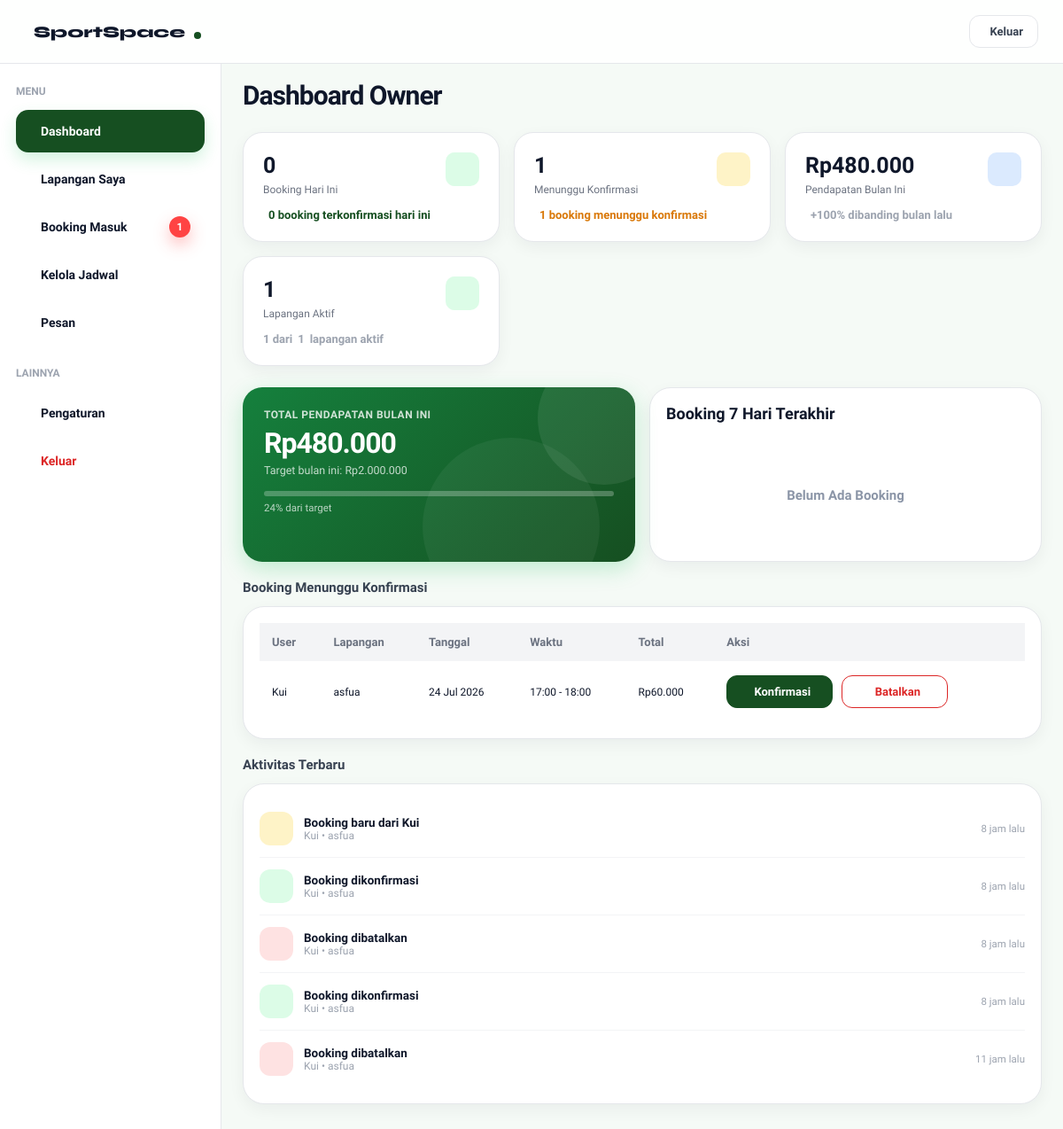
The app's page /dashboard-owner.php (signed in) with its own data.
### tables this page shows
CREATE TABLE `booking` (
  `booking_id` int(11) NOT NULL,
  `user_id` int(11) NOT NULL,
  `field_id` int(11) NOT NULL,
  `tanggal` date NOT NULL,
  `jam_mulai` time NOT NULL,
  `jam_selesai` time NOT NULL,
  `status` enum('tertunda','terkonfirmasi','ditolak','dibatalkan','selesai') NOT NULL DEFAULT 'tertunda',
  `created_at` timestamp NOT NULL DEFAULT current_timestamp(),
  `booking_code` varchar(20) DEFAULT NULL,
  `metode_pembayaran` varchar(30) DEFAULT NULL,
  `bank` varchar(30) DEFAULT NULL,
  `total` decimal(12,2) NOT NULL
);

CREATE TABLE `users` (
  `user_id` int(11) NOT NULL,
  `nama` varchar(50) NOT NULL,
  `email` varchar(100) NOT NULL,
  `telepon` varchar(15) NOT NULL,
  `password` varchar(255) NOT NULL,
  `role` enum('user','admin','owner') NOT NULL DEFAULT 'user',
  `aktif` enum('aktif','nonaktif') NOT NULL DEFAULT 'aktif',
  `created_at` timestamp NOT NULL DEFAULT current_timestamp()
);

CREATE TABLE `fields` (
  `field_id` int(11) NOT NULL,
  `owner_id` int(11) DEFAULT NULL,
  `nama_lapangan` varchar(100) NOT NULL,
  `jenis` varchar(50) NOT NULL,
  `harga` decimal(10,2) NOT NULL,
  `status` enum('tersedia','penuh') NOT NULL DEFAULT 'tersedia',
  `lokasi` varchar(255) DEFAULT NULL,
  `gambar` varchar(255) DEFAULT NULL,
  `deskripsi` text DEFAULT NULL,
  `owner_name` varchar(100) DEFAULT NULL,
  `owner_phone` varchar(20) DEFAULT NULL,
  `owner_address` varchar(255) DEFAULT NULL,
  `jam_operasional` varchar(50) DEFAULT NULL,
  `kapasitas` int(11) DEFAULT NULL,
  `jenis_lantai` varchar(50) DEFAULT NULL,
  `fasilitas` text DEFAULT NULL,
  `maps_link` text DEFAULT NULL,
  `google_maps_url` text DEFAULT NULL,
  `verifikasi` enum('pending','diterima','ditolak') NOT NULL DEFAULT 'pending',
  `durasi_slot` int(11) NOT NULL DEFAULT 1,
  `hari_libur` text DEFAULT NULL,
  `aktif` enum('aktif','nonaktif') NOT NULL
);

### dashboard-owner.php (the view, shortened to what the rows shown need)
<?php
include "get-jadwal-info.php";
include "get-pending-booking.php";
include "get-owner-activity.php";
include "helper-time.php";
?>
<!DOCTYPE html>
<html lang="id">
<head>
  <link rel="stylesheet" href="owner.css">
  <link rel="stylesheet" href="https://cdn.jsdelivr.net/npm/@tabler/icons-webfont@3.31.0/dist/tabler-icons.min.css">
</head>
<body>
  <div class="dashboard-layout">
    <main class="dashboard-content">
      <div id="section-dashboard" style="display:none;">
        <h1 class="page-title">Dashboard Owner</h1>
        <h2 class="section-h2">
          Booking Menunggu Konfirmasi
        </h2>
        <div class="card">
          <div class="overflow-x-auto">
            <table class="table">
              <thead>
                <tr>
                  <th>User</th>
                  <th>Lapangan</th>
                  <th>Tanggal</th>
                  <th>Waktu</th>
                  <th>Total</th>
                  <th>Aksi</th>
                </tr>
              </thead>
              <tbody>
                <?php if (mysqli_num_rows($queryPendingBooking) > 0) { ?>
                  <?php while ($row = mysqli_fetch_assoc($queryPendingBooking)) { ?>
                    <tr>
                      <td><?= $row['nama']; ?></td>
                      <td><?= $row['nama_lapangan']; ?></td>
                      <td><?= date('d M Y', strtotime($row['tanggal'])); ?></td>
                      <td>
                        <?= substr($row['jam_mulai'], 0, 5); ?>
                        -
                        <?= substr($row['jam_selesai'], 0, 5); ?>
                      </td>
                      <td>
                        Rp<?= number_format($row['harga'], 0, ",", "."); ?>
                      </td>
                      <td>
                        <div class="dashboard-actions">
                          <a href="update-booking-status.php?id=<?= $row['booking_id']; ?>&status=terkonfirmasi"
                            class="btn btn-primary btn-sm" onclick="return confirm('Konfirmasi booking ini?');">
                            Konfirmasi
                          </a>
                          <a href="update-booking-status.php?id=<?= $row['booking_id']; ?>&status=dibatalkan"
                            class="btn btn-outline btn-sm btn-red"
                            onclick="return confirm('Yakin ingin menolak booking ini?');">
                            Batalkan
                          </a>
                        </div>
                      </td>
                    </tr>
                  <?php } ?>
                <?php } ?>
              </tbody>
            </table>
          </div>
        </div>
        <h2 class="section-h2"><i class="ti ti-activity icon-green"></i> Aktivitas Terbaru</h2>
        <div class="card">
          <div class="card-body">
            <?php if (mysqli_num_rows($queryActivity) > 0) { ?>
              <?php while ($row = mysqli_fetch_assoc($queryActivity)) { ?>
                <?php
                if ($row['status'] == "tertunda") {
                  $class = "act-icon-amber";
                  $judul = "Booking baru dari " . $row['nama'];
                } elseif ($row['status'] == "terkonfirmasi") {
                  $class = "act-icon-green";
                  $judul = "Booking dikonfirmasi";
                } elseif ($row['status'] == "dibatalkan") {
                  $class = "act-icon-red";
                  $judul = "Booking dibatalkan";
                } elseif ($row['status'] == "selesai") {
                  $icon = "ti-info-circle";
                  $class = "act-icon-blue";
                  $judul = "Booking selesai";
                } else {
                  $icon = "ti-info-circle";
                  $class = "act-icon-blue";
                  $judul = "Aktivitas";
                }
                ?>
                <div class="activity-item">
                  <div class="activity-icon <?= $class ?>">
                  </div>
                  <div class="act-body">
                    <div class="act-title">
                      <?= $judul ?>
                    </div>
                    <div class="act-sub">
                      <?= $row['nama']; ?>
                      •
                      <?= $row['nama_lapangan']; ?>
                    </div>
                  </div>
                  <div class="act-time">
                    <?= waktuLalu($row['created_at']); ?>
                  </div>
                </div>
              <?php } ?>
            <?php } ?>
          </div>
        </div>
      </div>
    </main>
  </div>
</body>
</html>

### records on screen
booking: user.nama "Kui", field.nama_lapangan "asfua", tanggal "24 Jul 2026", jam_mulai "17:00", jam_selesai "18:00", field.harga "60.000", user.nama "Booking baru dari Kui", created_at "8 jam lalu"
booking: status "Booking dikonfirmasi", user.nama "Kui", field.nama_lapangan "asfua", created_at "8 jam lalu"
booking: status "Booking dibatalkan", user.nama "Kui", field.nama_lapangan "asfua", created_at "8 jam lalu"
booking: status "Booking dikonfirmasi", user.nama "Kui", field.nama_lapangan "asfua", created_at "8 jam lalu"
booking: status "Booking dibatalkan", user.nama "Kui", field.nama_lapangan "asfua", created_at "11 jam lalu"

### other values on screen
$pending['total'] "1"
$bookingHariIni['total'] "0"
$pendapatan['total'] "480.000"
$persentasePendapatan "100"
$lapanganAktif['total'] "1"
$totalLapangan['total'] "1"
$targetPendapatan "2.000.000"
$persenTarget "24"
